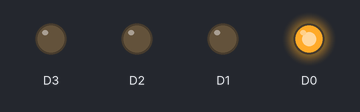
The sketch below on a simulated ESP8266 (Wemos D1 mini). Parts: output pins drawn as LEDs (lit = HIGH).

Above: at 0.5 s.
At 1.5 s:
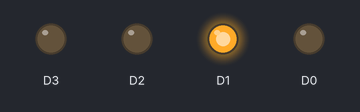
At 2.5 s:
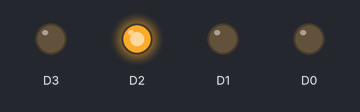
At 3.5 s:
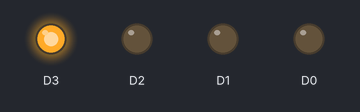
Timing chart, 0 to 5.2 s (numbered marks = the images above):
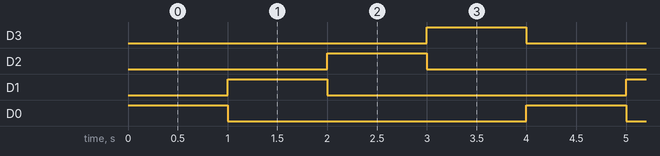

Measured:
- by itself, D3, D2, D1, D0: alternates HIGH for 1.0 s and LOW for 3.0 s
- by itself, everything shown: repeats every 4.0 s, in 4 steps

The sketch:

Praktikum_2___Running_LED.ino
```cpp
// Lampu LED Berjalan Menggunakan Wemos D1 R1 UNO
// Menyalakan LED dengan Aktif HIGH

void setup() {
  pinMode(D0, OUTPUT);
  pinMode(D1, OUTPUT);
  pinMode(D2, OUTPUT);
  pinMode(D3, OUTPUT);
  // menjadikan PIN 0, 1, 2, dan 3 sebagai OUTPUT
}

void loop() {
  // menyala secara bergilir
  digitalWrite(D0, HIGH);
  digitalWrite(D1, LOW);
  digitalWrite(D2, LOW);
  digitalWrite(D3, LOW);
  delay(1000);

  digitalWrite(D0, LOW);
  digitalWrite(D1, HIGH);
  digitalWrite(D2, LOW);
  digitalWrite(D3, LOW);
  delay(1000);

  digitalWrite(D0, LOW);
  digitalWrite(D1, LOW);
  digitalWrite(D2, HIGH);
  digitalWrite(D3, LOW);
  delay(1000);

  digitalWrite(D0, LOW);
  digitalWrite(D1, LOW);
  digitalWrite(D2, LOW);
  digitalWrite(D3, HIGH);
  delay(1000);
}
```
